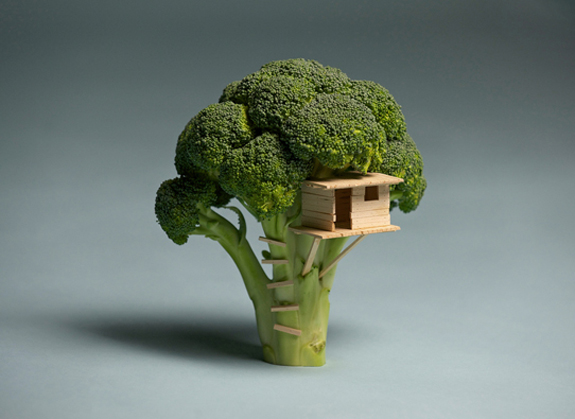
#> input picture SEM 6/IS/Experiment 5 RSA/RSA.jpg, 575 x 419 px
$ jupyter execute rsa_test.ipynb
#> lines starting #> are read from the running program, lines starting #| are printed output that depends on the picture
[cell 1]
import numpy as np
import random
import cv2
import matplotlib.pyplot as plt

[cell 2]
# Select 2 prime numbers
p = 19
q = 13

[cell 3]
# First public key
n = p * q
n

[cell 4]
def gcd(a, b):

    if (a == 0):
        return b
    return gcd(b % a, a)

[cell 5]
def phi(n):

#> called with n = 247
    result = 1
    for i in range(2, n):
        if (gcd(i, n) == 1):
            result+=1
    return result

[cell 6]
# Calculating Phi(n)
phi_n = phi(n)
phi_n

[cell 7]
# e = random.randint(0, phi_n)
e = 5

[cell 8]
pulbic_key  = (n, e)

[cell 9]
# k = random.randint(1, 10)
k = 4

[cell 10]
d = (k * phi_n + 1) / (e)
d

[cell 11]
private_key = d

[cell 12]
image = cv2.imread('RSA.jpg', 0)
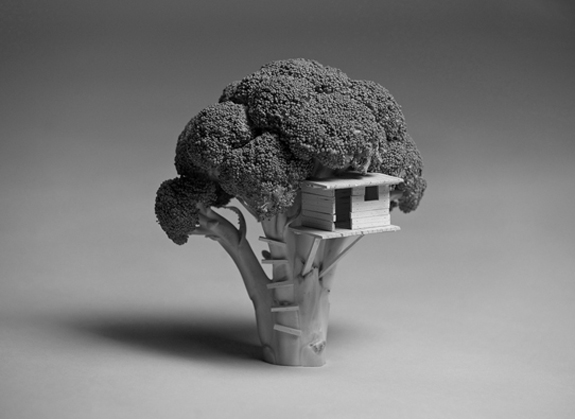
#> image: shape (419, 575); min 0, max 231, mean 122.8
image.shape
#> Out = (419, 575)

[cell 13]
plt.imshow(image)

# display that image
plt.show()
def encrypt(input, e = 5, n = 247):
    cipher = pow(input, e) % n
    return cipher

[cell 14]
shape = image.shape
#> shape = (419, 575)

[cell 15]
image

[cell 16]
pixels = image.flatten()
enc = []

for pixel in pixels:
    enc.append(encrypt(int(pixel)))
#> this loop made 240925 passes
#> (pixel, cipher in encrypt) on passes 1 to 3: (72, 154), (71, 67), (73, 99)
#> after the loop, enc = 240925 items

enc = np.array(enc)

encrypted_image = enc.reshape(shape)
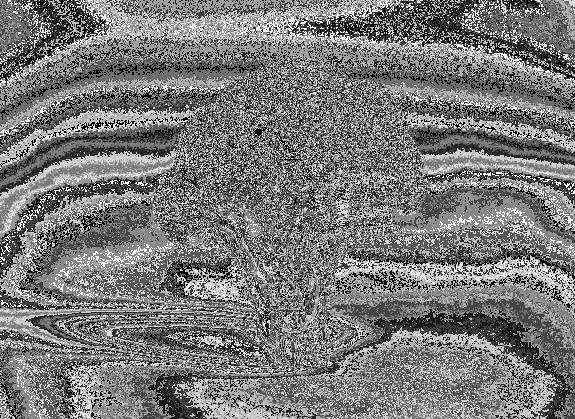
#> encrypted_image: shape (419, 575) int64; min 0, max 245, mean 121.4

[cell 17]
encrypted_image

[cell 18]
cv2.imwrite('rsa_encryption.jpg', encrypted_image)
#> Out = True

[cell 19]
def decryption(encrypted, d=173, n=247):
    return pow(encrypted, int(d)) % n

[cell 20]
image2 = cv2.imread('rsa_encryption.jpg', 0)
#> image2: shape (419, 575); min 0, max 251, mean 121.4
pixels_enc = encrypted_image.flatten()
image2

[cell 21]
og = []

for pixel in pixels_enc:
    og.append(decryption(int(pixel)))
#> this loop made 240925 passes
#> pixel on passes 1 to 3: 154, 67, 99
#> after the loop, og = 240925 items

og = np.array(og)

original_image = og.reshape(shape)
original_image

[cell 22]
cv2.imwrite('decrypted.jpg', original_image)
#> Out = True
